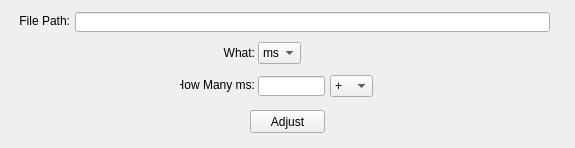
<?xml version="1.0" encoding="UTF-8"?>
<ui version="4.0">
 <class>winSubtitleAdjuster</class>
 <widget class="QWidget" name="winSubtitleAdjuster">
  <property name="geometry">
   <rect>
    <x>0</x>
    <y>0</y>
    <width>575</width>
    <height>148</height>
   </rect>
  </property>
  <property name="windowTitle">
   <string>Subtitle Adjuster</string>
  </property>
  <property name="windowIcon">
   <iconset theme="C:\Users\baris\Desktop\Projects\Subtitle_Adjuster\icon.ico">
    <normaloff>icon.ico</normaloff>icon.ico</iconset>
  </property>
  <widget class="QPushButton" name="btnAdjust">
   <property name="geometry">
    <rect>
     <x>250</x>
     <y>110</y>
     <width>75</width>
     <height>23</height>
    </rect>
   </property>
   <property name="text">
    <string>Adjust</string>
   </property>
  </widget>
  <widget class="QComboBox" name="cbWhat">
   <property name="geometry">
    <rect>
     <x>258</x>
     <y>42</y>
     <width>43</width>
     <height>22</height>
    </rect>
   </property>
   <item>
    <property name="text">
     <string>ms</string>
    </property>
   </item>
   <item>
    <property name="text">
     <string>s</string>
    </property>
   </item>
   <item>
    <property name="text">
     <string>m</string>
    </property>
   </item>
   <item>
    <property name="text">
     <string>h</string>
    </property>
   </item>
  </widget>
  <widget class="QLabel" name="lblHowMany">
   <property name="geometry">
    <rect>
     <x>180</x>
     <y>74</y>
     <width>75</width>
     <height>22</height>
    </rect>
   </property>
   <property name="text">
    <string>How Many ms:</string>
   </property>
   <property name="alignment">
    <set>Qt::AlignRight|Qt::AlignTrailing|Qt::AlignVCenter</set>
   </property>
  </widget>
  <widget class="QLabel" name="lblWhat">
   <property name="geometry">
    <rect>
     <x>180</x>
     <y>42</y>
     <width>75</width>
     <height>22</height>
    </rect>
   </property>
   <property name="text">
    <string>What:</string>
   </property>
   <property name="alignment">
    <set>Qt::AlignRight|Qt::AlignTrailing|Qt::AlignVCenter</set>
   </property>
  </widget>
  <widget class="QComboBox" name="cbAddSub">
   <property name="geometry">
    <rect>
     <x>330</x>
     <y>75</y>
     <width>43</width>
     <height>22</height>
    </rect>
   </property>
   <item>
    <property name="text">
     <string>+</string>
    </property>
   </item>
   <item>
    <property name="text">
     <string>-</string>
    </property>
   </item>
  </widget>
  <widget class="QLineEdit" name="entHowMany">
   <property name="geometry">
    <rect>
     <x>258</x>
     <y>76</y>
     <width>67</width>
     <height>20</height>
    </rect>
   </property>
  </widget>
  <widget class="QLineEdit" name="entFileName">
   <property name="geometry">
    <rect>
     <x>75</x>
     <y>12</y>
     <width>475</width>
     <height>20</height>
    </rect>
   </property>
  </widget>
  <widget class="QLabel" name="lblFileName">
   <property name="geometry">
    <rect>
     <x>20</x>
     <y>10</y>
     <width>50</width>
     <height>22</height>
    </rect>
   </property>
   <property name="text">
    <string>File Path:</string>
   </property>
   <property name="alignment">
    <set>Qt::AlignRight|Qt::AlignTrailing|Qt::AlignVCenter</set>
   </property>
  </widget>
 </widget>
 <resources/>
 <connections/>
</ui>
